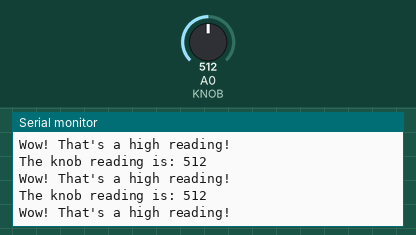
A sketch run on a simulated Arduino Uno, built with avr-gcc and run on an emulated ATmega328P. On the bench: the last lines printed to the serial monitor. Inputs (shaded band) come from the test bench; at power-on: A0 (KNOB) = 512.

Above: at 1.3 s.
1.4 s: A0 (KNOB) set to 415
At 1.82 s:
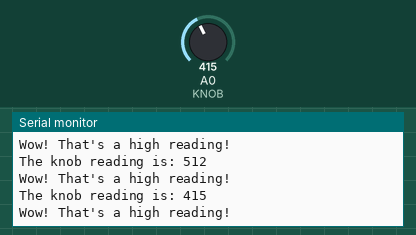
2.9 s: A0 (KNOB) set to 384
At 3.32 s:
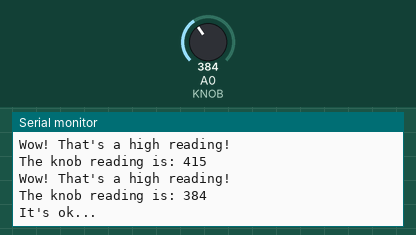
5.0 s: A0 (KNOB) set to 57
At 5.32 s:
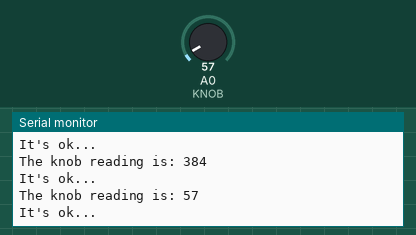
6.5 s: A0 (KNOB) set to 46
At 6.83 s:
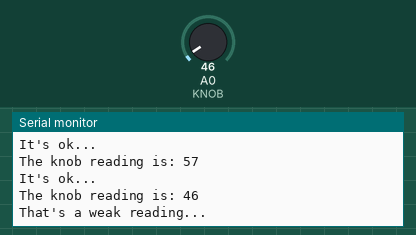
Timing chart, 0 to 9.5 s (numbered marks = the images above; inputs shaded):
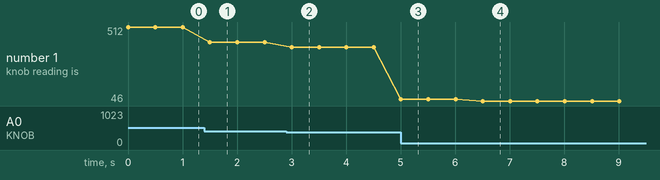

Measured:
- the behaviour switches between 401 and 400 on A0 (KNOB) (found by bisection; images 1 and 2)
- the behaviour switches between 51 and 50 on A0 (KNOB) (found by bisection; images 3 and 4)
- after the input at 1.4 s, the serial monitor: prints a new line after 0.10 s (image 1)
- after the input at 2.9 s, the serial monitor: prints a new line after 0.10 s (image 2)
- after the input at 5.0 s, the serial monitor: prints a new line at once (image 3)
- after the input at 6.5 s, the serial monitor: prints a new line at once (image 4)
- plotted number 1: 512 → 415 after the input at 1.4 s, 415 → 384 after the input at 2.9 s, 384 → 57 after the input at 5.0 s, 57 → 46 after the input at 6.5 s

The sketch:

potentiometer-knob.ino
```cpp
/**
 *
 */

const int KNOB = A0;

const int WEAK = 50;
const int MEDIUM = 400;
const int STRONG = 600;

const int SHOW_TIME = 500; // milliseconds

void setup() {
  pinMode(KNOB, INPUT);

  Serial.begin(9600);
}

void loop() {
  int reading = analogRead(KNOB);

  Serial.print("The knob reading is: ");
  Serial.println(reading);

  if (reading <= WEAK) {
    Serial.println("That's a weak reading...");
  } else if (reading > WEAK && reading <= MEDIUM) {
    Serial.println("It's ok...");
  } else {
    Serial.println("Wow! That's a high reading!");
  }

  delay(SHOW_TIME);
}
```
